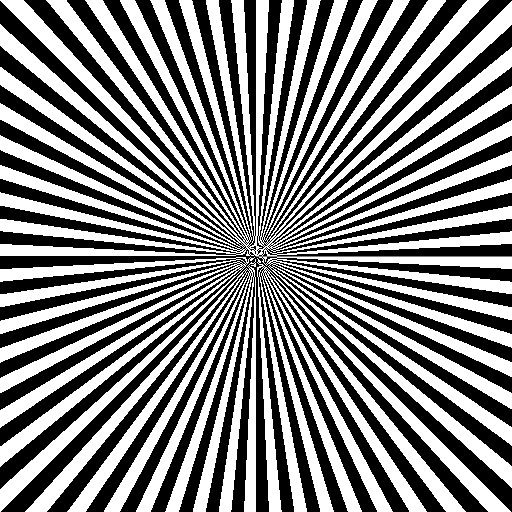
%> input picture lab 3/Lab03_Resources/siemens_star.png, 512 x 512 px
$ octave Lab03_Task2_skeleton.m   (GNU Octave 9; MATLAB toolbox functions it lacks are replaced by stand-ins)
%> lines starting %> are read from the running program, lines starting %| are printed output that depends on the picture; long printed decimals are rounded
### lab 3/Lab03_skeleton_code/ds_factor2_A.m
function I_out = ds_factor2_A(I_in)

[M,N] = size(I_in);

% Allocate output image
I_out = zeros(floor(M/2), floor(N/2));

% ---------------------------------------------------------
% TODO: Implement Scheme A
% ---------------------------------------------------------
% Hint:
% every second row and every second column

I_out = I_in(1:2:2*floor(M/2), 1:2:2*floor(N/2));

endfunction

### lab 3/Lab03_skeleton_code/ds_factor2_B.m
function I_out = ds_factor2_B(I_in)

[M,N] = size(I_in);

% Adjust size to multiples of 4
M4 = floor(M/4)*4;
N4 = floor(N/4)*4;

I_in = I_in(1:M4,1:N4);

% Output image
I_out = zeros(M4/2, N4/2);

% ---------------------------------------------------------
% TODO: Implement Scheme B
% ---------------------------------------------------------
% Hint:
% step through the image with step 4
% copy the 2x2 block

for r = 1:4:M4
    for c = 1:4:N4
        r_out = floor(r/2) + 1;
        c_out = floor(c/2) + 1;
        I_out(r_out:r_out+1, c_out:c_out+1) = I_in(r:r+1, c:c+1);
    end
end

endfunction

### lab 3/Lab03_skeleton_code/calc_mse.m
function mse_val = calc_mse(I1, I2)
    D = I1 - I2;
    mse_val = mean(D(:).^2);

endfunction

### lab 3/Lab03_skeleton_code/calc_psnr_custom.m
function psnr_val = calc_psnr_custom(I1, I2, MAXval)
% MAXval = 1 for im2double images.

    mse_val = calc_mse(I1, I2);

    if mse_val == 0
        psnr_val = Inf;
    else
        psnr_val = 10 * log10((MAXval^2) / mse_val);
    end

endfunction

### lab 3/Lab03_skeleton_code/Lab03_Task2_skeleton.m
%% Task 2

pkg load image

% ---------------------------------------------------------
% 1. Load image
% ---------------------------------------------------------
 I = imread('siemens_star.png');
%> I is the input picture: size 512x512 uint8; min 0, max 255, mean 127.4
% I = imread('checkerboard_test.png');
% I = imread('kodim13.png');
% I = imread('Img08.tif');

if ndims(I) == 3
    I = rgb2gray(I);
end

I = im2double(I);
%> I: size 512x512 double

% ---------------------------------------------------------
% 2. Apply Gaussian low-pass filtering
% ---------------------------------------------------------
% TODO
% Create Gaussian filter and apply it to the image

h = fspecial('gaussian', [7 7], 1.0);
I_filt = imfilter(I, h, 'replicate', 'same');

% ---------------------------------------------------------
% 3. Downsampling
% ---------------------------------------------------------
% From Task 1 functions

I_ds_A = ds_factor2_A(I);
I_ds_B = ds_factor2_B(I);
%> after the loop in ds_factor2_B, `for r = 1:4:M4`:
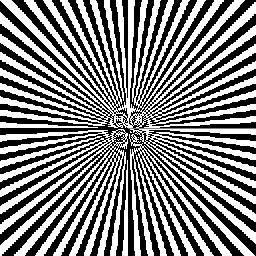
%> I_out: size 256x256 double; min 0, max 1, mean 0.499; mean of the top-left, top-right, bottom-left and bottom-right quarters 0.504, 0.509, 0.491, 0.492

% TODO
% Apply the same schemes after filtering

I_ds_FA = ds_factor2_A(I_filt);
I_ds_FB = ds_factor2_B(I_filt);
%> after the loop in ds_factor2_B (call 2), `for r = 1:4:M4`:
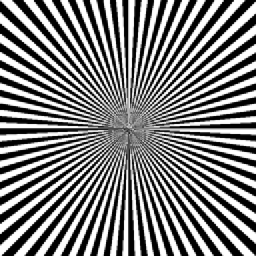
%> I_out: size 256x256 double; min 0, max 1, mean 0.499; mean of the top-left, top-right, bottom-left and bottom-right quarters 0.502, 0.505, 0.495, 0.495

% ---------------------------------------------------------
% 4. Reference image
% ---------------------------------------------------------
I_r = imresize(I,0.5,'bicubic');
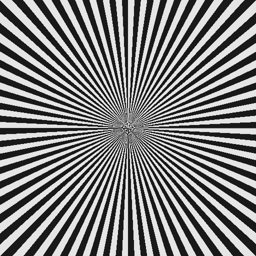
%> I_r: size 256x256 double; min -0.126, max 1.13, mean 0.5; drawn with min black and max white

% ---------------------------------------------------------
% 5. Compute MSE
% ---------------------------------------------------------
% TODO
% Implement MSE computation

rA_h = min(size(I_r,1), size(I_ds_A,1));
%> rA_h = 256
rA_w = min(size(I_r,2), size(I_ds_A,2));
%> rA_w = 256
mse_A  = calc_mse(I_r(1:rA_h, 1:rA_w), I_ds_A(1:rA_h, 1:rA_w));
%> in calc_mse, `mse_val = mean(D(:).^2);`: mse_val = 0.0363
%> mse_A = 0.0363

rB_h = min(size(I_r,1), size(I_ds_B,1));
%> rB_h = 256
rB_w = min(size(I_r,2), size(I_ds_B,2));
%> rB_w = 256
mse_B  = calc_mse(I_r(1:rB_h, 1:rB_w), I_ds_B(1:rB_h, 1:rB_w));
%> in calc_mse (call 2), `D = I1 - I2;`:
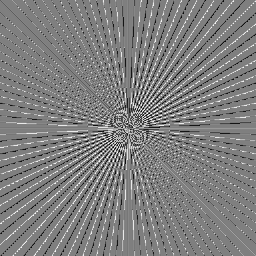
%> D: size 256x256 double; min -1.11, max 1.11, mean 0.000475; drawn with min black and max white
%> in calc_mse (call 2), `mse_val = mean(D(:).^2);`: mse_val = 0.0861
%> mse_B = 0.0861

rFA_h = min(size(I_r,1), size(I_ds_FA,1));
%> rFA_h = 256
rFA_w = min(size(I_r,2), size(I_ds_FA,2));
%> rFA_w = 256
mse_FA = calc_mse(I_r(1:rFA_h, 1:rFA_w), I_ds_FA(1:rFA_h, 1:rFA_w));
%> in calc_mse (call 3), `D = I1 - I2;`:
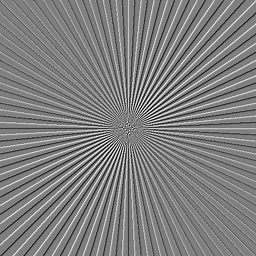
%> D: size 256x256 double; min -0.413, max 0.413, mean 1.85e-06; drawn with min black and max white
%> in calc_mse (call 3), `mse_val = mean(D(:).^2);`: mse_val = 0.0144
%> mse_FA = 0.0144

rFB_h = min(size(I_r,1), size(I_ds_FB,1));
%> rFB_h = 256
rFB_w = min(size(I_r,2), size(I_ds_FB,2));
%> rFB_w = 256
mse_FB = calc_mse(I_r(1:rFB_h, 1:rFB_w), I_ds_FB(1:rFB_h, 1:rFB_w));
%> in calc_mse (call 4), `D = I1 - I2;`:
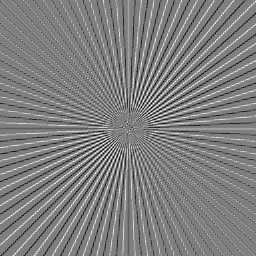
%> D: size 256x256 double; min -0.883, max 0.883, mean 0.000132; drawn with min black and max white
%> in calc_mse (call 4), `mse_val = mean(D(:).^2);`: mse_val = 0.0487
%> mse_FB = 0.0487

% ---------------------------------------------------------
% 6. Compute PSNR
% ---------------------------------------------------------
% MAX = 1 because images are in double format

% TODO
% Implement PSNR formula

psnr_A  = calc_psnr_custom(I_r(1:rA_h, 1:rA_w), I_ds_A(1:rA_h, 1:rA_w), 1);
%> in calc_psnr_custom, `mse_val = calc_mse(I1, I2);`: mse_val = 0.0363
%> in calc_psnr_custom, `psnr_val = 10 * log10((MAXval^2) / mse_val);`: psnr_val = 14.4
%> psnr_A = 14.4
psnr_B  = calc_psnr_custom(I_r(1:rB_h, 1:rB_w), I_ds_B(1:rB_h, 1:rB_w), 1);
%> psnr_B = 10.65
psnr_FA = calc_psnr_custom(I_r(1:rFA_h, 1:rFA_w), I_ds_FA(1:rFA_h, 1:rFA_w), 1);
%> psnr_FA = 18.41
psnr_FB = calc_psnr_custom(I_r(1:rFB_h, 1:rFB_w), I_ds_FB(1:rFB_h, 1:rFB_w), 1);
%> psnr_FB = 13.12

% ---------------------------------------------------------
% 7. Display results
% ---------------------------------------------------------
fprintf('Variant        MSE          PSNR\n');
fprintf('------------------------------------\n');

fprintf('I_ds_A   : %f   %f\n', mse_A, psnr_A);
%| I_ds_A   : 0.03628   14.403
fprintf('I_ds_B   : %f   %f\n', mse_B, psnr_B);
%| I_ds_B   : 0.08614   10.648
fprintf('I_ds_FA  : %f   %f\n', mse_FA, psnr_FA);
%| I_ds_FA  : 0.01442   18.411
fprintf('I_ds_FB  : %f   %f\n', mse_FB, psnr_FB);
%| I_ds_FB  : 0.04874   13.121

% ---------------------------------------------------------
% 8. Visualization
% ---------------------------------------------------------
figure

subplot(2,3,1)
imshow(I_r,[])
title('Reference')

subplot(2,3,2)
imshow(I_ds_A,[])
title('I\_ds\_A')

subplot(2,3,3)
imshow(I_ds_B,[])
title('I\_ds\_B')

subplot(2,3,5)
imshow(I_ds_FA,[])
title('I\_ds\_FA')

subplot(2,3,6)
imshow(I_ds_FB,[])
title('I\_ds\_FB')

% ---------------------------------------------------------
% 9. Zoom comparison
% ---------------------------------------------------------
% Select a small region and show zoomed images
r = min(100:200, size(I_r,1));
%> r = 101 values from 100 to 200
c = min(100:200, size(I_r,2));
%> c = 101 values from 100 to 200

figure
subplot(2,3,1)
imshow(I_r(r,c),[])
title('Reference Zoom')

subplot(2,3,2)
imshow(I_ds_A(r,c),[])
title('I\_ds\_A Zoom')

subplot(2,3,3)
imshow(I_ds_B(r,c),[])
title('I\_ds\_B Zoom')

subplot(2,3,5)
imshow(I_ds_FA(r,c),[])
title('I\_ds\_FA Zoom')

subplot(2,3,6)
imshow(I_ds_FB(r,c),[])
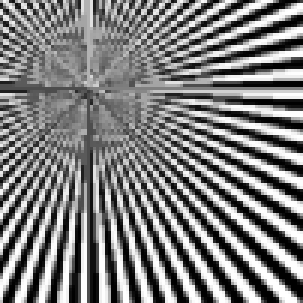
%> displayed picture: size 101x101, on the screen's scale of 0 to 255 (shown 3 times larger); min 0, max 255, mean 126.6
title('I\_ds\_FB Zoom')
